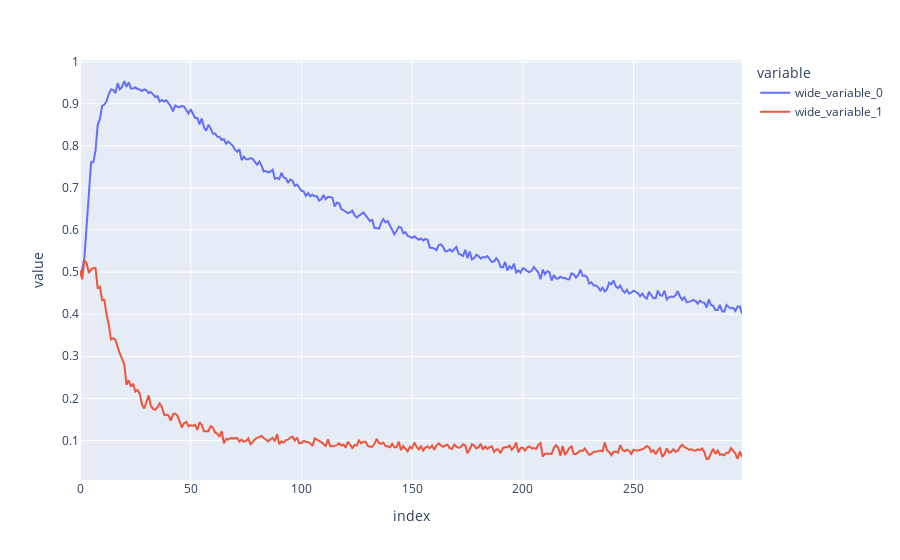

Write notebook code for a chart like this one.
### Code cell
px.line(y=[np.mean(ls, axis=0), np.mean(dls, axis=0)])

### Figure 1 — Plotly figure (JSON) as saved in the notebook; plotly's stock layout.template omitted (floating-point values rounded to 4 significant figures; data arrays with more than 128 entries replaced by an {"elided": "..."} marker saying what was removed)
{"data": [{"hovertemplate": "variable=wide_variable_0<br>index=%{x}<br>value=%{y}<extra></extra>", "legendgroup": "wide_variable_0", "line": {"color": "#636efa", "dash": "solid"}, "marker": {"symbol": "circle"}, "mode": "lines", "name": "wide_variable_0", "orientation": "v", "showlegend": true, "type": "scatter", "x": {"elided": "300 int values"}, "xaxis": "x", "y": {"elided": "300 float values"}, "yaxis": "y"}, {"hovertemplate": "variable=wide_variable_1<br>index=%{x}<br>value=%{y}<extra></extra>", "legendgroup": "wide_variable_1", "line": {"color": "#EF553B", "dash": "solid"}, "marker": {"symbol": "circle"}, "mode": "lines", "name": "wide_variable_1", "orientation": "v", "showlegend": true, "type": "scatter", "x": {"elided": "300 int values"}, "xaxis": "x", "y": {"elided": "300 float values"}, "yaxis": "y"}], "layout": {"autosize": true, "legend": {"title": {"text": "variable"}, "tracegroupgap": 0}, "margin": {"t": 60}, "xaxis": {"anchor": "y", "autorange": true, "domain": [0, 1], "range": [0, 299], "title": {"text": "index"}, "type": "linear"}, "yaxis": {"anchor": "x", "autorange": true, "domain": [0, 1], "range": [0.006111, 1.004], "title": {"text": "value"}, "type": "linear"}}}
